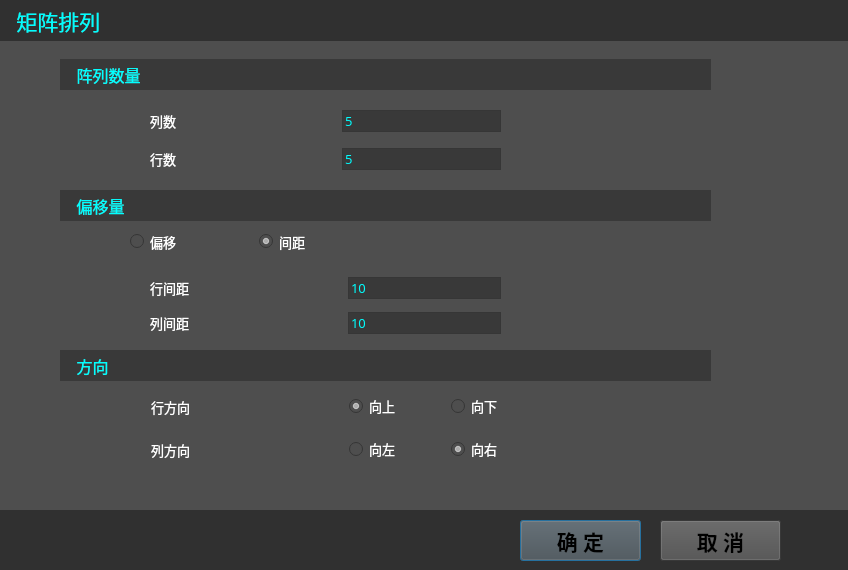
<?xml version="1.0" encoding="UTF-8"?>
<ui version="4.0">
 <class>sx_rectArray</class>
 <widget class="QDialog" name="sx_rectArray">
  <property name="geometry">
   <rect>
    <x>0</x>
    <y>0</y>
    <width>848</width>
    <height>570</height>
   </rect>
  </property>
  <property name="windowTitle">
   <string>Dialog</string>
  </property>
  <property name="styleSheet">
   <string notr="true">background:#4e4e4e;</string>
  </property>
  <widget class="QLabel" name="label">
   <property name="geometry">
    <rect>
     <x>0</x>
     <y>0</y>
     <width>851</width>
     <height>41</height>
    </rect>
   </property>
   <property name="font">
    <font>
     <family>Agency FB</family>
     <pointsize>16</pointsize>
    </font>
   </property>
   <property name="styleSheet">
    <string notr="true">background:#303030;
color:#00ffff;</string>
   </property>
   <property name="text">
    <string>   矩阵排列</string>
   </property>
  </widget>
  <widget class="QWidget" name="layoutWidget">
   <property name="geometry">
    <rect>
     <x>130</x>
     <y>230</y>
     <width>251</width>
     <height>23</height>
    </rect>
   </property>
   <layout class="QHBoxLayout" name="horizontalLayout_7">
    <item>
     <widget class="QRadioButton" name="radioButton">
      <property name="font">
       <font>
        <family>Agency FB</family>
        <pointsize>10</pointsize>
       </font>
      </property>
      <property name="styleSheet">
       <string notr="true">color:white;</string>
      </property>
      <property name="text">
       <string>偏移</string>
      </property>
      <property name="checked">
       <bool>false</bool>
      </property>
     </widget>
    </item>
    <item>
     <widget class="QRadioButton" name="radioButton_2">
      <property name="font">
       <font>
        <family>Agency FB</family>
        <pointsize>10</pointsize>
       </font>
      </property>
      <property name="styleSheet">
       <string notr="true">color:white;</string>
      </property>
      <property name="text">
       <string>间距</string>
      </property>
      <property name="checked">
       <bool>true</bool>
      </property>
     </widget>
    </item>
   </layout>
  </widget>
  <widget class="QStackedWidget" name="stackedWidget">
   <property name="geometry">
    <rect>
     <x>140</x>
     <y>260</y>
     <width>381</width>
     <height>81</height>
    </rect>
   </property>
   <property name="currentIndex">
    <number>0</number>
   </property>
   <widget class="QWidget" name="page">
    <widget class="QWidget" name="verticalLayoutWidget_4">
     <property name="geometry">
      <rect>
       <x>10</x>
       <y>10</y>
       <width>351</width>
       <height>71</height>
      </rect>
     </property>
     <layout class="QVBoxLayout" name="verticalLayout_5">
      <item>
       <layout class="QHBoxLayout" name="horizontalLayout_13">
        <item>
         <widget class="QLabel" name="label_8">
          <property name="font">
           <font>
            <family>Agency FB</family>
            <pointsize>10</pointsize>
           </font>
          </property>
          <property name="styleSheet">
           <string notr="true">color:white;</string>
          </property>
          <property name="text">
           <string>行间距</string>
          </property>
         </widget>
        </item>
        <item>
         <spacer name="horizontalSpacer_4">
          <property name="orientation">
           <enum>Qt::Horizontal</enum>
          </property>
          <property name="sizeHint" stdset="0">
           <size>
            <width>40</width>
            <height>20</height>
           </size>
          </property>
         </spacer>
        </item>
        <item>
         <widget class="QLineEdit" name="lineEdit_3">
          <property name="font">
           <font>
            <family>Agency FB</family>
            <pointsize>10</pointsize>
           </font>
          </property>
          <property name="styleSheet">
           <string notr="true">background:#393939;
border:1px solid #363636;
color:#00ffff;</string>
          </property>
          <property name="text">
           <string>10</string>
          </property>
          <property name="alignment">
           <set>Qt::AlignLeading|Qt::AlignLeft|Qt::AlignVCenter</set>
          </property>
         </widget>
        </item>
       </layout>
      </item>
      <item>
       <layout class="QHBoxLayout" name="horizontalLayout_14">
        <item>
         <widget class="QLabel" name="label_9">
          <property name="font">
           <font>
            <family>Agency FB</family>
            <pointsize>10</pointsize>
           </font>
          </property>
          <property name="styleSheet">
           <string notr="true">color:white;</string>
          </property>
          <property name="text">
           <string>列间距</string>
          </property>
         </widget>
        </item>
        <item>
         <spacer name="horizontalSpacer_3">
          <property name="orientation">
           <enum>Qt::Horizontal</enum>
          </property>
          <property name="sizeHint" stdset="0">
           <size>
            <width>40</width>
            <height>20</height>
           </size>
          </property>
         </spacer>
        </item>
        <item>
         <widget class="QLineEdit" name="lineEdit_4">
          <property name="font">
           <font>
            <family>Agency FB</family>
            <pointsize>10</pointsize>
           </font>
          </property>
          <property name="styleSheet">
           <string notr="true">background:#393939;
border:1px solid #363636;
color:#00ffff;</string>
          </property>
          <property name="text">
           <string>10</string>
          </property>
          <property name="alignment">
           <set>Qt::AlignLeading|Qt::AlignLeft|Qt::AlignVCenter</set>
          </property>
         </widget>
        </item>
       </layout>
      </item>
     </layout>
    </widget>
   </widget>
   <widget class="QWidget" name="page_2">
    <widget class="QWidget" name="verticalLayoutWidget_3">
     <property name="geometry">
      <rect>
       <x>10</x>
       <y>10</y>
       <width>351</width>
       <height>71</height>
      </rect>
     </property>
     <layout class="QVBoxLayout" name="verticalLayout_4">
      <item>
       <layout class="QHBoxLayout" name="horizontalLayout_16">
        <item>
         <widget class="QLabel" name="label_10">
          <property name="font">
           <font>
            <family>Agency FB</family>
            <pointsize>10</pointsize>
           </font>
          </property>
          <property name="styleSheet">
           <string notr="true">color:white;</string>
          </property>
          <property name="text">
           <string>行偏移</string>
          </property>
         </widget>
        </item>
        <item>
         <spacer name="horizontalSpacer_7">
          <property name="orientation">
           <enum>Qt::Horizontal</enum>
          </property>
          <property name="sizeHint" stdset="0">
           <size>
            <width>40</width>
            <height>20</height>
           </size>
          </property>
         </spacer>
        </item>
        <item>
         <widget class="QLineEdit" name="lineEdit_5">
          <property name="font">
           <font>
            <family>Agency FB</family>
            <pointsize>10</pointsize>
           </font>
          </property>
          <property name="styleSheet">
           <string notr="true">background:#393939;
border:1px solid #363636;
color:#00ffff;</string>
          </property>
          <property name="text">
           <string>10</string>
          </property>
          <property name="alignment">
           <set>Qt::AlignLeading|Qt::AlignLeft|Qt::AlignVCenter</set>
          </property>
         </widget>
        </item>
       </layout>
      </item>
      <item>
       <layout class="QHBoxLayout" name="horizontalLayout_17">
        <item>
         <widget class="QLabel" name="label_11">
          <property name="font">
           <font>
            <family>Agency FB</family>
            <pointsize>10</pointsize>
           </font>
          </property>
          <property name="styleSheet">
           <string notr="true">color:white;</string>
          </property>
          <property name="text">
           <string>列偏移</string>
          </property>
         </widget>
        </item>
        <item>
         <spacer name="horizontalSpacer_8">
          <property name="orientation">
           <enum>Qt::Horizontal</enum>
          </property>
          <property name="sizeHint" stdset="0">
           <size>
            <width>40</width>
            <height>20</height>
           </size>
          </property>
         </spacer>
        </item>
        <item>
         <widget class="QLineEdit" name="lineEdit_6">
          <property name="font">
           <font>
            <family>Agency FB</family>
            <pointsize>10</pointsize>
           </font>
          </property>
          <property name="styleSheet">
           <string notr="true">background:#393939;
border:1px solid #363636;
color:#00ffff;</string>
          </property>
          <property name="text">
           <string>10</string>
          </property>
          <property name="alignment">
           <set>Qt::AlignLeading|Qt::AlignLeft|Qt::AlignVCenter</set>
          </property>
         </widget>
        </item>
       </layout>
      </item>
     </layout>
    </widget>
   </widget>
  </widget>
  <widget class="QLabel" name="label_5">
   <property name="geometry">
    <rect>
     <x>60</x>
     <y>190</y>
     <width>651</width>
     <height>31</height>
    </rect>
   </property>
   <property name="font">
    <font>
     <family>Agency FB</family>
     <pointsize>12</pointsize>
    </font>
   </property>
   <property name="styleSheet">
    <string notr="true">background:#393939;
color:#00ffff;
</string>
   </property>
   <property name="text">
    <string>    偏移量</string>
   </property>
  </widget>
  <widget class="QLabel" name="label_6">
   <property name="geometry">
    <rect>
     <x>60</x>
     <y>350</y>
     <width>651</width>
     <height>31</height>
    </rect>
   </property>
   <property name="font">
    <font>
     <family>Agency FB</family>
     <pointsize>12</pointsize>
    </font>
   </property>
   <property name="styleSheet">
    <string notr="true">background:#393939;
color:#00ffff;
</string>
   </property>
   <property name="text">
    <string>    方向</string>
   </property>
  </widget>
  <widget class="QLabel" name="label_13">
   <property name="geometry">
    <rect>
     <x>0</x>
     <y>510</y>
     <width>851</width>
     <height>61</height>
    </rect>
   </property>
   <property name="styleSheet">
    <string notr="true">background:#303030;</string>
   </property>
   <property name="text">
    <string/>
   </property>
  </widget>
  <widget class="QPushButton" name="buttonSure">
   <property name="geometry">
    <rect>
     <x>520</x>
     <y>520</y>
     <width>121</width>
     <height>41</height>
    </rect>
   </property>
   <property name="font">
    <font>
     <family>Arial Black</family>
     <pointsize>16</pointsize>
     <weight>75</weight>
     <bold>true</bold>
    </font>
   </property>
   <property name="styleSheet">
    <string notr="true">

</string>
   </property>
   <property name="text">
    <string>确 定</string>
   </property>
  </widget>
  <widget class="QPushButton" name="buttonCancel">
   <property name="geometry">
    <rect>
     <x>660</x>
     <y>520</y>
     <width>121</width>
     <height>41</height>
    </rect>
   </property>
   <property name="font">
    <font>
     <family>Arial Black</family>
     <pointsize>16</pointsize>
     <weight>75</weight>
     <bold>true</bold>
    </font>
   </property>
   <property name="styleSheet">
    <string notr="true"/>
   </property>
   <property name="text">
    <string>取 消</string>
   </property>
  </widget>
  <widget class="QLabel" name="label_2">
   <property name="geometry">
    <rect>
     <x>60</x>
     <y>59</y>
     <width>651</width>
     <height>31</height>
    </rect>
   </property>
   <property name="font">
    <font>
     <family>Agency FB</family>
     <pointsize>12</pointsize>
    </font>
   </property>
   <property name="styleSheet">
    <string notr="true">background:#393939;
color:#00ffff;
</string>
   </property>
   <property name="text">
    <string>    阵列数量</string>
   </property>
  </widget>
  <widget class="QWidget" name="">
   <property name="geometry">
    <rect>
     <x>150</x>
     <y>100</y>
     <width>351</width>
     <height>81</height>
    </rect>
   </property>
   <layout class="QVBoxLayout" name="verticalLayout">
    <item>
     <layout class="QHBoxLayout" name="horizontalLayout_2">
      <item>
       <widget class="QLabel" name="label_4">
        <property name="font">
         <font>
          <family>Agency FB</family>
          <pointsize>10</pointsize>
         </font>
        </property>
        <property name="styleSheet">
         <string notr="true">color:white;</string>
        </property>
        <property name="text">
         <string>列数</string>
        </property>
       </widget>
      </item>
      <item>
       <spacer name="horizontalSpacer">
        <property name="orientation">
         <enum>Qt::Horizontal</enum>
        </property>
        <property name="sizeHint" stdset="0">
         <size>
          <width>40</width>
          <height>20</height>
         </size>
        </property>
       </spacer>
      </item>
      <item>
       <widget class="QLineEdit" name="lineEdit_2">
        <property name="font">
         <font>
          <family>Agency FB</family>
          <pointsize>10</pointsize>
         </font>
        </property>
        <property name="styleSheet">
         <string notr="true">background:#393939;
border:1px solid #363636;
color:#00ffff;</string>
        </property>
        <property name="text">
         <string>5</string>
        </property>
        <property name="alignment">
         <set>Qt::AlignLeading|Qt::AlignLeft|Qt::AlignVCenter</set>
        </property>
       </widget>
      </item>
     </layout>
    </item>
    <item>
     <layout class="QHBoxLayout" name="horizontalLayout">
      <item>
       <widget class="QLabel" name="label_3">
        <property name="font">
         <font>
          <family>Agency FB</family>
          <pointsize>10</pointsize>
         </font>
        </property>
        <property name="styleSheet">
         <string notr="true">color:white;</string>
        </property>
        <property name="text">
         <string>行数</string>
        </property>
       </widget>
      </item>
      <item>
       <spacer name="horizontalSpacer_2">
        <property name="orientation">
         <enum>Qt::Horizontal</enum>
        </property>
        <property name="sizeHint" stdset="0">
         <size>
          <width>40</width>
          <height>20</height>
         </size>
        </property>
       </spacer>
      </item>
      <item>
       <widget class="QLineEdit" name="lineEdit">
        <property name="font">
         <font>
          <family>Agency FB</family>
          <pointsize>10</pointsize>
          <weight>50</weight>
          <bold>false</bold>
         </font>
        </property>
        <property name="styleSheet">
         <string notr="true">background:#393939;
border:1px solid #363636;
color:#00ffff;</string>
        </property>
        <property name="text">
         <string>5</string>
        </property>
        <property name="alignment">
         <set>Qt::AlignLeading|Qt::AlignLeft|Qt::AlignVCenter</set>
        </property>
       </widget>
      </item>
     </layout>
    </item>
   </layout>
  </widget>
  <widget class="QWidget" name="horizontalLayoutWidget">
   <property name="geometry">
    <rect>
     <x>151</x>
     <y>391</y>
     <width>351</width>
     <height>31</height>
    </rect>
   </property>
   <layout class="QHBoxLayout" name="horizontalLayout_3">
    <item>
     <widget class="QLabel" name="label_7">
      <property name="font">
       <font>
        <family>Agency FB</family>
        <pointsize>10</pointsize>
       </font>
      </property>
      <property name="styleSheet">
       <string notr="true">color:white;</string>
      </property>
      <property name="text">
       <string>行方向</string>
      </property>
     </widget>
    </item>
    <item>
     <spacer name="horizontalSpacer_5">
      <property name="orientation">
       <enum>Qt::Horizontal</enum>
      </property>
      <property name="sizeHint" stdset="0">
       <size>
        <width>40</width>
        <height>20</height>
       </size>
      </property>
     </spacer>
    </item>
    <item>
     <layout class="QHBoxLayout" name="horizontalLayout_11">
      <item>
       <widget class="QRadioButton" name="radioButton_3">
        <property name="font">
         <font>
          <family>Agency FB</family>
          <pointsize>10</pointsize>
         </font>
        </property>
        <property name="styleSheet">
         <string notr="true">color:white;</string>
        </property>
        <property name="text">
         <string>向上</string>
        </property>
        <property name="checked">
         <bool>true</bool>
        </property>
       </widget>
      </item>
      <item>
       <spacer name="horizontalSpacer_9">
        <property name="orientation">
         <enum>Qt::Horizontal</enum>
        </property>
        <property name="sizeHint" stdset="0">
         <size>
          <width>40</width>
          <height>20</height>
         </size>
        </property>
       </spacer>
      </item>
      <item>
       <widget class="QRadioButton" name="radioButton_4">
        <property name="font">
         <font>
          <family>Agency FB</family>
          <pointsize>10</pointsize>
         </font>
        </property>
        <property name="styleSheet">
         <string notr="true">color:white;</string>
        </property>
        <property name="text">
         <string>向下</string>
        </property>
       </widget>
      </item>
     </layout>
    </item>
   </layout>
  </widget>
  <widget class="QWidget" name="horizontalLayoutWidget_2">
   <property name="geometry">
    <rect>
     <x>151</x>
     <y>434</y>
     <width>351</width>
     <height>31</height>
    </rect>
   </property>
   <layout class="QHBoxLayout" name="horizontalLayout_4">
    <item>
     <widget class="QLabel" name="label_12">
      <property name="font">
       <font>
        <family>Agency FB</family>
        <pointsize>10</pointsize>
       </font>
      </property>
      <property name="styleSheet">
       <string notr="true">color:white;</string>
      </property>
      <property name="text">
       <string>列方向</string>
      </property>
     </widget>
    </item>
    <item>
     <spacer name="horizontalSpacer_6">
      <property name="orientation">
       <enum>Qt::Horizontal</enum>
      </property>
      <property name="sizeHint" stdset="0">
       <size>
        <width>40</width>
        <height>20</height>
       </size>
      </property>
     </spacer>
    </item>
    <item>
     <layout class="QHBoxLayout" name="horizontalLayout_12">
      <item>
       <widget class="QRadioButton" name="radioButton_5">
        <property name="font">
         <font>
          <family>Agency FB</family>
          <pointsize>10</pointsize>
         </font>
        </property>
        <property name="styleSheet">
         <string notr="true">color:white;</string>
        </property>
        <property name="text">
         <string>向左</string>
        </property>
       </widget>
      </item>
      <item>
       <spacer name="horizontalSpacer_10">
        <property name="orientation">
         <enum>Qt::Horizontal</enum>
        </property>
        <property name="sizeHint" stdset="0">
         <size>
          <width>40</width>
          <height>20</height>
         </size>
        </property>
       </spacer>
      </item>
      <item>
       <widget class="QRadioButton" name="radioButton_6">
        <property name="font">
         <font>
          <family>Agency FB</family>
          <pointsize>10</pointsize>
         </font>
        </property>
        <property name="styleSheet">
         <string notr="true">color:white;</string>
        </property>
        <property name="text">
         <string>向右</string>
        </property>
        <property name="checked">
         <bool>true</bool>
        </property>
       </widget>
      </item>
     </layout>
    </item>
   </layout>
  </widget>
 </widget>
 <resources/>
 <connections/>
 <slots>
  <slot>on_sx_rectArray_accepted()</slot>
 </slots>
</ui>
